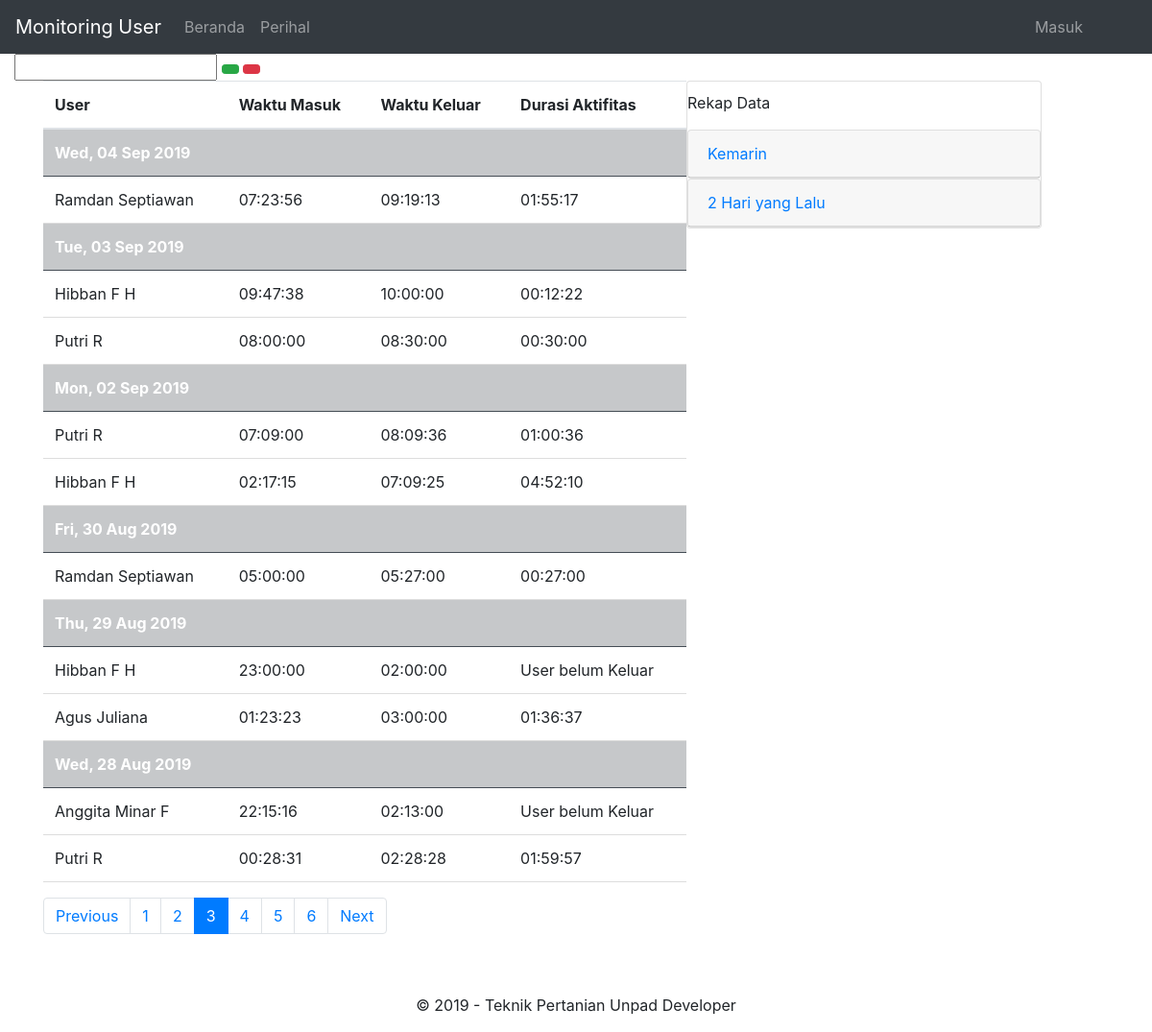
Screenshot of /?halaman=3 with the database file from the repository.
### tables this page shows
CREATE TABLE `user` (
  `id_user` int(10) NOT NULL,
  `nama_lengkap` varchar(100) NOT NULL,
  `email` varchar(50) NOT NULL,
  `nomor_hp` varchar(12) NOT NULL,
  `waktu_dibuat` timestamp NOT NULL DEFAULT CURRENT_TIMESTAMP ON UPDATE CURRENT_TIMESTAMP
);

### index.php (the view, shortened to what this page needs)
<?php
include('config.php');
$limit = isset($_POST["limit-records"]) ? $_POST["limit-records"] : 10;
$perpage = 10;
$page = isset($_GET["halaman"]) ? (int)$_GET["halaman"] : 1;
$start = ($page > 1) ? ($page * $perpage) - $perpage : 0;
$hasil = $db->query("SELECT u.nama_lengkap, DATE(l.waktu_masuk) as tanggal_masuk, TIME(l.waktu_masuk) as masuk, TIME(l.waktu_keluar) as waktu_keluar, SEC_TO_TIME(TIME_TO_SEC(l.waktu_keluar) - TIME_TO_SEC(l.waktu_masuk)) AS estimasi FROM log_akses l
                    INNER JOIN manajerial m ON l.id_verifikasi = m.id_verifikasi INNER JOIN user u ON m.id_user = u.id_user
                    ORDER BY DATE(l.waktu_masuk) DESC, TIME(l.waktu_masuk) DESC LIMIT $start, $limit");
?>
<!DOCTYPE html>
<html lang="en">
<head>
    <link rel="stylesheet" href="https://maxcdn.bootstrapcdn.com/bootstrap/4.3.1/css/bootstrap.min.css">
    <link rel="stylesheet" type="text/css" href="//cdn.datatables.net/1.10.11/css/jquery.dataTables.min.css">
    <link href="//netdna.bootstrapcdn.com/font-awesome/3.2.1/css/font-awesome.css" rel="stylesheet">
    <link rel="stylesheet" href="https://cdnjs.cloudflare.com/ajax/libs/bootstrap-datepicker/1.7.1/css/bootstrap-datepicker.min.css"/>
    <link rel="stylesheet" type="text/css" href="env.css">
</head>
<body>
    <nav class="navbar navbar-expand-md navbar-dark bg-dark sticky-top">
        <a href="#" class="navbar-brand">Monitoring User</a>
        <ul class="navbar-nav w-100">
            <li class="nav-item"><a href="index.php" class="nav-link">Beranda</a></li>
            <li class="nav-item"><a href="#" class="nav-link">Perihal</a></li>
        </ul>
        <ul class="navbar-nav w-100 justify-content-end">
            <li class="nav-item justify-content-end mr-5"><a href="login.php" class="nav-link">Masuk</a></li>
        </ul>
    </nav>
    <div class="container-fluid">
        <div class="row">
            <div class="col-md-3">
                <div class="input-append date">
                    <input id="datepicker" size="16" type="text" readonly>
                    <button type="button" id="sort" name="sort" class="btn btn-success btn-sm"><span class="btn-label"><i class="icon-search"></i></span></button>
                    <button type="button" id="clear" name="clear" class="btn btn-danger btn-sm"><span class="btn-label"><i class="icon-refresh"></i></span></button>
                </div>
            </div>
        </div>
        <div class="row">
            <div id="tbl_utama" class="col-md-7">
                <table class="table table-stripped table-hover maintabel" style="margin-left:30px;">
                    <thead>
                    <tr>
                        <th scope="col">User</th>
                        <th scope="col">Waktu Masuk</th>
                        <th scope="col">Waktu Keluar</th>
                        <th scope="col">Durasi Aktifitas</th>
                    </tr>
                    </thead>
                    <tbody id="tbl_isi">
                    <?php
                    if ($hasil-> num_rows > 0){
                        $cur_date = false;
                        while($row = $hasil-> fetch_assoc()) {
                            if ($row['tanggal_masuk'] != $cur_date) { ?>
                        <tr class="table-dark">
                            <td colspan='4'><b><?php if ($row['tanggal_masuk'] == date('Y-m-d')):
                                echo "Hari ini";
                            elseif ($row['tanggal_masuk'] == date('Y-m-d', time() - 86400)):
                                echo "Kemarin";
                            else:
                                echo date('D, d M Y', strtotime($row['tanggal_masuk']));
                            endif;
                            ?></b></td>
                        </tr>
                        <?php $cur_date = $row['tanggal_masuk'];
                            }?>
                        <tr>
                            <td><?php echo $row['nama_lengkap'] ?></td>
                            <td><?php echo $row['masuk'] ?></td>
                            <td><?php if ($row['waktu_keluar'] === NULL):
                                    echo "User belum keluar";
                                else:
                                    echo $row['waktu_keluar'];
                                endif; ?></td>
                            <td><?php if ($row['estimasi'] < 0):
                                    echo "User belum Keluar";
                                else:
                                    echo $row['estimasi'];
                                endif; ?></td>
                        </tr><?php }
                        } ?>
                    </tbody>
                </table>
            </div>
            <div class="col-md-4">
                <div class="card">
                    <p style="margin-top:10px;">Rekap Data</p>
                    <div id="accordion">
                        <div class="card">
                            <div class="card-header">
                                <a class="card-link" data-toggle="collapse" href="#kemarin">Kemarin</a>
                            </div>
                        </div>
                        <div class="card">
                            <div class="card-header">
                                <a class="card-link" data-toggle="collapse" href="#lusa">2 Hari yang Lalu</a>
                            </div>
                        </div>
                    </div>
                </div>
            </div>
        <?php include "pagination.php"; ?>
        </div>
    </div>
    <?php include "footer.php"; ?>
</body>
</html>

### env.css (style rules this page uses)
* { margin: 0; padding: 0; }
table table-stripped table-hover maintabel, th, td { margin: 30% 30% 30% 30%; border-collapse: collapse; padding: 5px; table-layout: auto; border-bottom: 1px solid #ddd; }
th { height: 30px; }

### rows the page displays
user: tanggal_masuk "Wed, 04 Sep 2019", nama_lengkap "Ramdan Septiawan", masuk "07:23:56", waktu_keluar "09:19:13", estimasi "01:55:17", tanggal_masuk "Fri, 30 Aug 2019", masuk "05:00:00", waktu_keluar "05:27:00", estimasi "00:27:00"
user: tanggal_masuk "Tue, 03 Sep 2019", nama_lengkap "Hibban F H", masuk "09:47:38", waktu_keluar "10:00:00", estimasi "00:12:22", masuk "02:17:15", waktu_keluar "07:09:25", estimasi "04:52:10", tanggal_masuk "Thu, 29 Aug 2019", masuk "23:00:00", waktu_keluar "02:00:00", shows "User belum Keluar"
user: nama_lengkap "Putri R", masuk "08:00:00", waktu_keluar "08:30:00", estimasi "00:30:00", tanggal_masuk "Mon, 02 Sep 2019", masuk "07:09:00", waktu_keluar "08:09:36", estimasi "01:00:36", masuk "00:28:31", waktu_keluar "02:28:28", estimasi "01:59:57"
user: nama_lengkap "Agus Juliana", masuk "01:23:23", waktu_keluar "03:00:00", estimasi "01:36:37"
user: tanggal_masuk "Wed, 28 Aug 2019", nama_lengkap "Anggita Minar F", masuk "22:15:16", waktu_keluar "02:13:00", shows "User belum Keluar"
